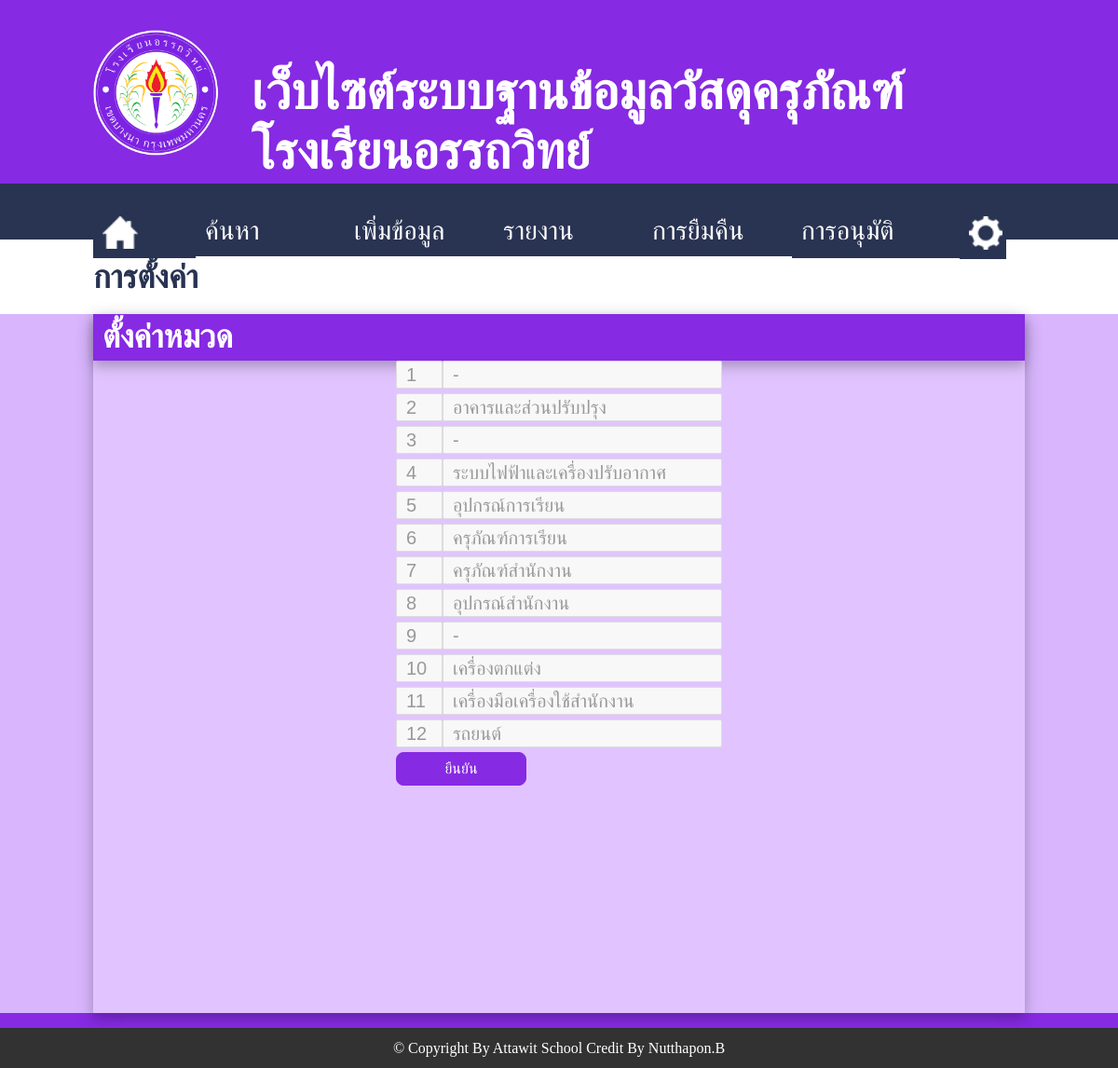
The app's page /setting_finance.php (signed in) with its own data.
### tables this page shows
CREATE TABLE `type` (
  `id_type` int(11) NOT NULL,
  `detail` varchar(50) NOT NULL
);

### setting_finance.php (the view, shortened to what this page needs)
<?php
include('popup.php');
?>
<html>
<head>
	<link rel="stylesheet" href="style.css">
</head>
<body id="add">
	<div style='width:100%; height:180px;'>
		<div style='width:1000px; heigth:100%; margin:auto; padding-top:1%;'>
			<div style='width:15%; heigth:100%; float:left;'>
				<img src='image/logo_ats.png' style="margin-top:20px;" width='90%'>
			</div>
			<div style='width:83%; heigth:100%; float:left; padding-left:2%;'>
				<h1 style="margin-top:55px;">เว็บไซต์ระบบฐานข้อมูลวัสดุครุภัณฑ์โรงเรียนอรรถวิทย์
				</h1>
			</div>
		</div>
	</div>
	<div style='width:100%; height:60px; background:#293352;'>
		<div style='width:1000px; heigth:100%; margin:auto; margin-top:17px; padding-top:12px;'>
			<div id="sMenu" style="width:90px; heigth:100%; float:left;">
				<a href="main_finance.php">
					<div><img src="image/home.png" width="38"></div>
				</a>
			</div>
			<div class="dropdown" style="width:160px; heigth:100%; float:left;">
				<a href="search_mda.php">
					<div class="dropbtn">ค้นหา</div>
				</a>
			</div>
			<div class="dropdown" style="width:160px; heigth:100%; float:left;">
				<div class="dropbtn">เพิ่มข้อมูล</div>
			</div>
			<div class="dropdown" style="width:160px; heigth:100%; float:left;">
				<div class="dropbtn">รายงาน</div>
			</div>
			<div class="dropdown" style="width:160px; heigth:100%; float:left;">
				<div class="dropbtn">การยืมคืน</div>
			</div>
			<a href="approve_mda.php">
				<div id="sMenu" style="width:160px; heigth:100%; float:left;">
					<div style="width:100px; float:left;">การอนุมัติ</div>
					<?php
					if ($numberApprove == 0) {
						echo "<div style='width:30px; height:35px; float:left;'></div>";
					} else {
						echo "<div style='width:30px; height:35px; float:left; border-color: #ff0000; border-style: solid; border-radius: 5px; text-align:center; margin-top:-3px; color: #ff0000;'>".$numberApprove."</div>";
					}
					 ?>
				</div>
			</a>
			<div class="dropdown" style="width:50px; heigth:105%; float:left;">
				<div class="dropbtn"><img src="image/pass.png" width="36"></div>
			</div>
		</div>
	</div>
	<div style='width:100%; height:80px; margin-top:-29px; background:#ffffff;'>
		<div style='width:1000px; height:100%; margin:auto; background:#ffffff;'>
			<h2>การตั้งค่า</h2>
		</div>
	</div>
	<form name="form1" action="setting_finance_process.php" method="POST" enctype="multipart/form-data">
		<div style='width:100%; height:750px; background:#d8b5fc;'>
			<div style="width:1000px; height:100%; background:#e1c4ff; margin:auto; box-shadow: 0 6px 10px 0 rgba(0, 0, 0, 0.14), 0 6px 20px 0 rgba(0, 0, 0, 0.14);">
				<div style='width:1000px; height:50px; margin:auto; background: #862ae3; box-shadow: 0 6px 10px 0 rgba(0, 0, 0, 0.14), 0 6px 20px 0 rgba(0, 0, 0, 0.14);'>
					<div style="width:60%; height:100%; float:left;">
						<h2 style="margin-top:-15px; padding-left:10px; color:#ffffff;">ตั้งค่าหมวด</h2>
					</div>
					<div style="width:30%; height:100%; margin-left:50px; float:left;">
					</div>
				</div>
				<?php
				$sqlType = "SELECT * FROM type";
				$queryType = mysql_query($sqlType);
				while ($dataType = mysql_fetch_array($queryType)) {
					echo "
					<div style='width:350px; height:35px; margin:auto;'>
						<div style='width:50px; height:30px; float:left;'>
							<input id='textbox' style='height:30px; width:50px;' type='text' name='idType[]' value=".$dataType['id_type']." readonly>
						</div>
						<div style='width:300px; height:30px; float:left;'>
							<input id='textbox' style='height:30px; width:300px;' type='text' name='detail[]' value=".$dataType['detail'].">
						</div>
					</div>";
				}
				?>
				<div style='width:350px; height:35px; margin:auto;'>
					<input id="bt3" type="submit" name="submit" value="ยืนยัน">
				</div>
			</div>
		</div>
	</form>
	<div style="background:#323232; width:100%; height:30px; text-align: center; padding-top: 13px; margin-bottom:0px;">
		<font color="#ffffff">&copy Copyright By Attawit School Credit By Nutthapon.B</font>
	</div>
</body>
</html>

### style.css (style rules this page uses)
h1 { font-family:TH Sarabun New; font-size: 55px; color:#ffffff; }
h2 { font-family:TH Sarabun New; font-size: 35px; color:#293352; padding-top: 20px; }
#textbox { background:#F8F8F8; color:#999999; border:1px solid #DCDCDC; border-radius:2px ; font-size:20px ; height: 30px ; line-height:30px ; width: 251px ; padding: 10px ; box-shadow: 0px 0px 0px #DCDCDC; -webkit-box-shadow: 0px 0px 0px #DCDCDC; -moz-box-shadow: 0px 0px 0px #DCDCDC; }
#bt3 { display:inline-block; background:#862ae3; color: #ffffff; border:1px solid #862ae3; border-radius:8px ; font-size:16px ; width: 140px ; padding: 8px 8px 8px 8px ; cursor:pointer; }
a:link { text-decoration: none; color: #862ae3; }
#add { background-repeat: no-repeat; padding:0px; margin:0px; height:900px; background-size: 100%; background: #862ae3; font-family:TH Sarabun New; }
.dropbtn { background-color: #293352; color: white; padding: 10px; margin-top: -10px; font-family:TH Sarabun New; font-size: 28px; color:#ffffff; border: none; cursor: pointer; }
.dropdown { display: inline-block; }
#sMenu { background-color: #293352; color: white; padding: 10px; margin-top: -10px; font-family:TH Sarabun New; font-size: 28px; color:#ffffff; border: none; cursor: pointer; display: inline-block; }

### records on screen
type: id_type "1", detail "-"
type: id_type "2", detail "อาคารและส่วนปรับปรุง"
type: id_type "3", detail "-"
type: id_type "4", detail "ระบบไฟฟ้าและเครื่องปรับอากาศ"
type: id_type "5", detail "อุปกรณ์การเรียน"
type: id_type "6", detail "ครุภัณฑ์การเรียน"
type: id_type "7", detail "ครุภัณฑ์สำนักงาน"
type: id_type "8", detail "อุปกรณ์สำนักงาน"
type: id_type "9", detail "-"
type: id_type "10", detail "เครื่องตกแต่ง"
type: id_type "11", detail "เครื่องมือเครื่องใช้สำนักงาน"
type: id_type "12", detail "รถยนต์"
